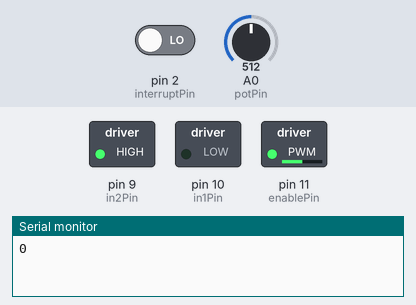
Bench run of a sketch on a simulated Arduino Uno, built with avr-gcc and run on an emulated ATmega328P. Parts: switched loads named in the sketch (green lamp = pin HIGH), the last lines printed to the serial monitor. Inputs (shaded band) come from the test bench; at power-on: A0 (potPin) = 512, pin 2 (interruptPin) LOW.

Above: at 1.2 s.
1.3 s: A0 (potPin) set to 716
At 1.6 s:
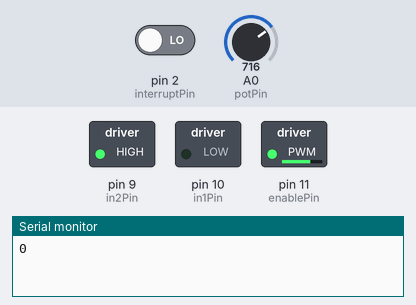
2.8 s: A0 (potPin) set to 900
At 3.9 s:
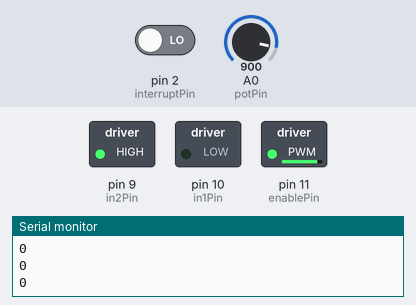
4.3 s: A0 (potPin) set to 122
At 5.1 s:
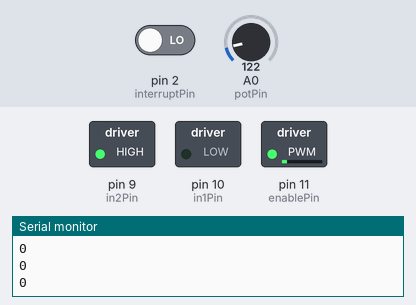
5.8 s: A0 (potPin) set to 0
At 6.2 s:
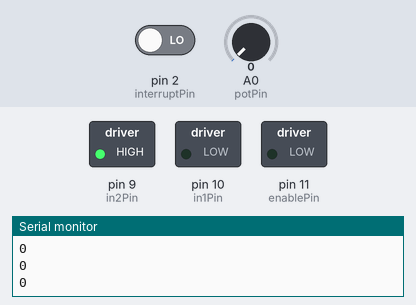
Timing chart, 0 to 8.3 s (numbered marks = the images above; inputs shaded):
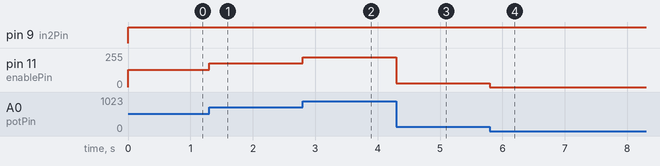

The sketch:

MeasureRPM_IR.ino
```cpp
int enablePin = 11;
int in1Pin = 10;
int in2Pin = 9;
int potPin = A0;
long toggles = 0;

const int arrSize = 5;
int rollingAverage[arrSize];

const int numberOfBlades = 3;
const long calculateRPMdelay = 1000000; //delay between each RPM calculation in microseconds
const byte interruptPin = 2;

static const unsigned long REFRESH_INTERVAL = 1000; // ms
static unsigned long lastRefreshTime = 0;


void setup()
{
  for(int i = 0; i < arrSize; i++){
    rollingAverage[i] = 0;
  }
  pinMode(in1Pin, OUTPUT);
  pinMode(in2Pin, OUTPUT);
  pinMode(enablePin, OUTPUT);
  Serial.begin(9600);
  toggles = 0;

  //Timer1.initialize(calculateRPMdelay);
  //Timer1.attachInterrupt(calculateRPM);
  attachInterrupt(digitalPinToInterrupt(interruptPin), incrementToggle, CHANGE);
}

void loop()
{
  int speed = analogRead(potPin) / 4;
  setMotor(speed);

  if(millis() - lastRefreshTime >= REFRESH_INTERVAL)
  {
    lastRefreshTime += REFRESH_INTERVAL;
    int currentRPM = computeRPM();
    storeRPMInRollingArray(currentRPM);
    printAverage();
  }
}

void setMotor(int speed)
{
  analogWrite(enablePin, speed);
  digitalWrite(in1Pin, LOW);
  digitalWrite(in2Pin, HIGH);
}

void incrementToggle(){
  toggles++;
}


//call every second; calculate rpm using number of toggles
int computeRPM(){
    noInterrupts();
    int rpm = toggles*60/6; //times 60 for sixty seconds a minute; divide by 6 because there are 3 blades and 2 toggles per blade
    toggles = 0;
    interrupts();
    storeRPMInRollingArray(rpm);
    return rpm;
}

//keep track of most recent RPM recordings
void storeRPMInRollingArray(int newRPM){
    int prev = rollingAverage[0];
    rollingAverage[0] = newRPM;
    for(int i = 1; i < arrSize; i++){
      int temp = rollingAverage[i];
      rollingAverage[i] = prev;
      prev = temp;
    }
}

//print out the average RPM value by averaging all RPM values stored in array
void printAverage(){
  long average = 0;
  for(int i = 0; i < arrSize; i++){
    average += rollingAverage[i];
  }
  average = average/arrSize;
  Serial.println(average);
}
```

Measured:
- after the input at 1.3 s, pin 11 (enablePin): 128/255 → 179/255 at once
- after the input at 2.8 s, pin 11 (enablePin): 179/255 → 225/255 at once
- after the input at 4.3 s, pin 11 (enablePin): 225/255 → 30/255 at once
- after the input at 5.8 s, pin 11 (enablePin): 30/255 → 0/255 at once
